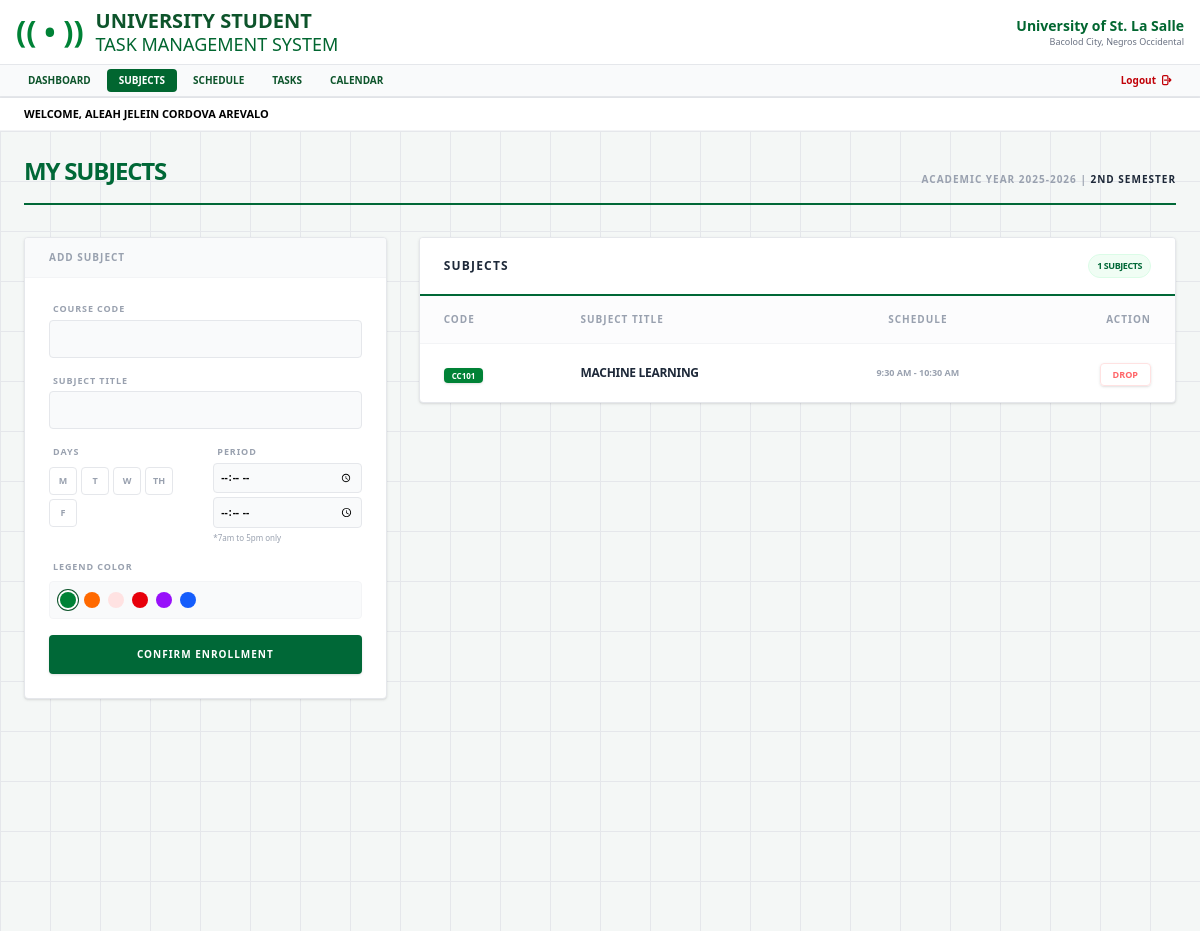
The page /subjects/ (signed in) on the database its author committed.
### assignmenttracker/models.py (models this page shows, shortened)
class Subject(models.Model):
    user = models.ForeignKey(User, on_delete=models.CASCADE)
    code = models.CharField(max_length=20)
    name = models.CharField(max_length=100)
    days = models.CharField(max_length=20)
    start_time = models.TimeField()
    end_time = models.TimeField()
    color = models.CharField(max_length=20, default='bg-green-700')

### assignmenttracker/views.py (the view, shortened to what this page needs)
# urls.py: path('subjects/', views.subject_list, name='subject_list'),
@login_required
def subject_list(request):
    subjects = Subject.objects.filter(user=request.user)
    return render(request, 'assignmenttracker/subjects.html', {'subjects': subjects})

### assignmenttracker/templates/assignmenttracker/subjects.html (shortened to what this page needs)
{% extends 'base.html' %}
{% load static %}
{% block content %}
<div class="bg-[#f4f7f6] min-h-screen p-6" style="background-image: linear-gradient(#e5e7eb 1px, transparent 1px), linear-gradient(90deg, #e5e7eb 1px, transparent 1px); background-size: 50px 50px;">
    <div class="max-w-6xl mx-auto">
        <div class="flex flex-col md:flex-row justify-between items-end border-b-2 border-[#006837] pb-4 mb-8">
            <div>
                <h2 class="text-2xl font-black text-[#006837] uppercase tracking-tighter">MY SUBJECTS</h2>
            </div>
            <div class="text-right hidden md:block">
                <p class="text-[10px] font-black text-gray-400 uppercase tracking-widest">Academic Year 2025-2026 | <span class="text-gray-800">2nd Semester</span></p>
            </div>
        </div>
        <div class="grid grid-cols-1 lg:grid-cols-3 gap-8">
            <div class="lg:col-span-1">
                <div class="bg-white rounded shadow-sm border border-gray-200 overflow-hidden">
                    <div class="bg-gray-50 px-6 py-3 border-b border-gray-100">
                        <h3 class="text-[10px] font-black text-gray-400 uppercase tracking-widest">Add Subject</h3>
                    </div>
                    <form method="POST" class="p-6 space-y-4">
                        <div>
                            <label class="block text-[9px] font-black text-gray-400 uppercase mb-1 ml-1 tracking-widest">Course Code</label>
                            <input type="text" name="code" class="w-full p-2.5 bg-gray-50 border border-gray-200 rounded text-xs font-bold text-gray-700 outline-none focus:border-green-600 transition-colors uppercase" required>
                        </div>
                        <div>
                            <label class="block text-[9px] font-black text-gray-400 uppercase mb-1 ml-1 tracking-widest">Subject Title</label>
                            <input type="text" name="name" class="w-full p-2.5 bg-gray-50 border border-gray-200 rounded text-xs font-bold text-gray-700 outline-none focus:border-green-600 transition-colors uppercase" required>
                        </div>
                        <div class="grid grid-cols-2 gap-4">
                            <div>
                                <label class="block text-[9px] font-black text-gray-400 uppercase mb-2 ml-1 tracking-widest">Days</label>
                                <div class="flex flex-wrap gap-1">
                                    <button type="button" onclick="toggleDay('M', this)" class="w-7 h-7 rounded border border-gray-200 text-gray-400 font-black text-[9px] flex items-center justify-center hover:border-green-600 transition-all uppercase">M</button>
                                    <button type="button" onclick="toggleDay('T', this)" class="w-7 h-7 rounded border border-gray-200 text-gray-400 font-black text-[9px] flex items-center justify-center hover:border-green-600 transition-all uppercase">T</button>
                                    <button type="button" onclick="toggleDay('W', this)" class="w-7 h-7 rounded border border-gray-200 text-gray-400 font-black text-[9px] flex items-center justify-center hover:border-green-600 transition-all uppercase">W</button>
                                    <button type="button" onclick="toggleDay('TH', this)" class="w-7 h-7 rounded border border-gray-200 text-gray-400 font-black text-[9px] flex items-center justify-center hover:border-green-600 transition-all uppercase">TH</button>
                                    <button type="button" onclick="toggleDay('F', this)" class="w-7 h-7 rounded border border-gray-200 text-gray-400 font-black text-[9px] flex items-center justify-center hover:border-green-600 transition-all uppercase">F</button>
                                </div>
                            </div>
                            <div>
                                <label class="block text-[9px] font-black text-gray-400 uppercase mb-1 ml-1 tracking-widest">Period </label>
                                <input type="time" name="start_time" min="07:00" max="18:00" step="1800" class="time-limit w-full p-1.5 bg-gray-50 border border-gray-200 rounded text-[10px] font-bold mb-1" required>
                                <input type="time" name="end_time" min="07:00" max="18:00" step="1800" class="time-limit w-full p-1.5 bg-gray-50 border border-gray-200 rounded text-[10px] font-bold" required>
                                <p class="text-[8px] text-gray-400 mt-1">*7am to 5pm only</p>
                            </div>
                        </div>
                        <div>
                            <label class="block text-[9px] font-black text-gray-400 uppercase mb-2 ml-1 tracking-widest">Legend Color</label>
                            <div class="flex flex-wrap gap-2 p-2.5 bg-gray-50 rounded border border-gray-100">
                                <button type="button" onclick="selectColor('bg-green-100', this)" class="color-btn w-4 h-4 rounded-full bg-green-700 ring-offset-2 ring-1 ring-green-900"></button>
                                <button type="button" onclick="selectColor('bg-orange-500', this)" class="color-btn w-4 h-4 rounded-full bg-orange-500"></button>
                                <button type="button" onclick="selectColor('bg-red-100', this)" class="color-btn w-4 h-4 rounded-full bg-red-100"></button>
                                <button type="button" onclick="selectColor('bg-red-600', this)" class="color-btn w-4 h-4 rounded-full bg-red-600"></button>
                                <button type="button" onclick="selectColor('bg-purple-600', this)" class="color-btn w-4 h-4 rounded-full bg-purple-600"></button>
                                <button type="button" onclick="selectColor('bg-blue-600', this)" class="color-btn w-4 h-4 rounded-full bg-blue-600"></button>
                            </div>
                        </div>
                        <button type="submit" class="w-full py-3 bg-[#006837] text-white font-black uppercase text-[10px] rounded shadow-sm hover:bg-green-800 transition-all tracking-widest">
                            Confirm Enrollment
                        </button>
                    </form>
                </div>
            </div>
            <div class="lg:col-span-2 space-y-6">
                <div class="bg-white rounded shadow-sm border border-gray-200 overflow-hidden">
                    <div class="px-6 py-4 bg-white border-b-2 border-[#006837] flex justify-between items-center">
                        <div>
                            <h3 class="text-xs font-black text-gray-800 uppercase tracking-widest leading-none">Subjects</h3>
                        </div>
                        <span class="bg-green-50 text-[#006837] text-[9px] px-2 py-1 rounded-full border border-green-100 font-black uppercase tracking-tighter">
                            {{ subjects.count }} Subjects
                        </span>
                    </div>
                    <table class="w-full text-left">
                        <thead>
                            <tr class="text-[10px] font-black text-gray-400 uppercase tracking-widest border-b border-gray-100">
                                <th class="px-6 py-4 bg-gray-50/50">Code</th>
                                <th class="px-6 py-4 bg-gray-50/50">Subject Title</th>
                                <th class="px-6 py-4 text-center bg-gray-50/50">Schedule</th>
                                <th class="px-6 py-4 text-right bg-gray-50/50">Action</th>
                            </tr>
                        </thead>
                        <tbody class="divide-y divide-gray-100">
                            {% for s in subjects %}
                            <tr class="hover:bg-green-50/20 transition-colors group">
                                <td class="px-6 py-4">
                                    <span class="{{ s.color }} text-white text-[8px] px-2 py-0.5 rounded font-black uppercase shadow-sm">
                                        {{ s.code }}
                                    </span>
                                </td>
                                <td class="px-6 py-4">
                                    <span class="text-xs font-bold text-gray-800 uppercase tracking-tight block">{{ s.name }}</span>
                                </td>
                                <td class="px-6 py-4 text-center">
                                    <span class="text-[9px] block text-gray-400 font-black">{{ s.start_time|time:"g:i A" }} - {{ s.end_time|time:"g:i A" }}</span>
                                </td>
                                <td class="px-6 py-4 text-right">
                                    <a href="{% url 'drop_subject' s.id %}"
                                       class="inline-block border border-red-100 text-red-400 hover:bg-red-600 hover:text-white px-3 py-1 rounded text-[9px] font-black uppercase transition-all shadow-sm active:transform active:scale-95"
                                       onclick="return confirm('Drop this subject?')">
                                         Drop
                                    </a>
                                </td>
                            </tr>
                            {% empty %}
                            <tr>
                                <td colspan="4" class="text-center py-16">
                                    <p class="text-[10px] text-gray-400 font-black uppercase tracking-widest italic">Enrollment Empty</p>
                                </td>
                            </tr>
                            {% endfor %}
                        </tbody>
                    </table>
                </div>
            </div>
        </div>
    </div>
</div>
{% endblock %}

### theme/templates/base.html (shortened to what this page needs)
{% load static tailwind_tags %}
<!DOCTYPE html>
<html lang="en">
<head>
    {% tailwind_css %}
</head>
<body class="bg-gray-100 font-sans leading-normal tracking-normal">
    <nav class="bg-white border-b border-gray-200">
        <div class="max-w-full px-4 py-2 flex justify-between items-center">
            <div class="flex items-center space-x-3">
                <div class="text-green-700 text-3xl font-bold">(( • ))</div>
                <div>
                    <h1 class="text-xl font-bold text-green-900 leading-tight uppercase">University Student</h1>
                    <h2 class="text-lg text-green-800 leading-tight uppercase">Task Management System</h2>
                </div>
            </div>
            <div class="flex items-center space-x-4">
                <div class="text-right hidden md:block">
                    <p class="text-green-800 font-bold text-sm">University of St. La Salle</p>
                    <p class="text-gray-500 text-xs text-[9px]">Bacolod City, Negros Occidental</p>
                </div>
            </div>
        </div>
        <div class="bg-gray-50 border-y border-gray-200">
            <div class="flex justify-between items-center px-4 py-1">
                <div class="flex space-x-1 text-[10px] font-bold uppercase text-purple-900 whitespace-nowrap overflow-x-auto">
                    <a href="{% url 'dashboard' %}" class="px-3 py-1 {% if request.resolver_match.url_name == 'dashboard' %}bg-green-800 text-white{% else %}hover:bg-green-700 hover:text-white text-green-900{% endif %} rounded transition-colors">Dashboard</a>
                    <a href="{% url 'subject_list' %}" class="px-3 py-1 {% if request.resolver_match.url_name == 'subject_list' %}bg-green-800 text-white{% else %}hover:bg-green-700 hover:text-white text-green-900{% endif %} rounded transition-colors">Subjects</a>
                    <a href="{% url 'schedule' %}" class="px-3 py-1 {% if request.resolver_match.url_name == 'schedule' %}bg-green-800 text-white{% else %}hover:bg-green-700 hover:text-white text-green-900{% endif %} rounded transition-colors">Schedule</a>
                    <a href="{% url 'add_assignment' %}" class="px-3 py-1 {% if request.resolver_match.url_name == 'add_assignment' %}bg-green-800 text-white{% else %}hover:bg-green-700 hover:text-white text-green-900{% endif %} rounded transition-colors">Tasks</a>
                     <a href="{% url 'calendar_view' %}" class="px-3 py-1 {% if request.resolver_match.url_name == 'calendar_view' %}bg-green-800 text-white{% else %}hover:bg-green-700 hover:text-white text-green-900{% endif %} rounded transition-colors">Calendar</a>
                </div>
                <div class="flex text-[10px] font-bold uppercase">
                    <form action="{% url 'logout' %}" method="post" class="inline">
                        <button type="submit" class="px-3 py-1 text-red-700 hover:bg-red-700 hover:text-white rounded transition-all flex items-center space-x-1">
                            <span>Logout</span>
                        </button>
                    </form>
                </div>
            </div>
        </div>
    </nav>
    <div class="bg-white px-6 py-2 border-b border-gray-100 shadow-sm">
        <p class="text-[11px] font-black text-black uppercase">
            Welcome, {{ user.first_name }} {{ user.last_name|default:"ALEAH JELEIN CORDOVA AREVALO" }}
        </p>
    </div>
    <main>
        {% block content %}
        {% endblock %}
    </main>
</body>
</html>

### rows shown on the page
Subject: code "CC101", name "MACHINE LEARNING", start_time "9:30 AM", end_time "10:30 AM"

### other values the page prints
{{ user.last_name|default:"ALEAH JELEIN CORDOVA AREVALO" }} "ALEAH JELEIN CORDOVA AREVALO"
{{ subjects.count }} "1"
